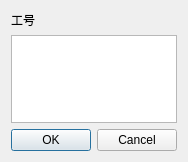
<?xml version="1.0" encoding="UTF-8"?>
<ui version="4.0">
 <class>Dialogfind</class>
 <widget class="QDialog" name="Dialogfind">
  <property name="geometry">
   <rect>
    <x>0</x>
    <y>0</y>
    <width>176</width>
    <height>162</height>
   </rect>
  </property>
  <property name="windowTitle">
   <string>Dialog</string>
  </property>
  <layout class="QVBoxLayout" name="verticalLayout">
   <item>
    <widget class="QLabel" name="label">
     <property name="text">
      <string>工号</string>
     </property>
    </widget>
   </item>
   <item>
    <widget class="QTextEdit" name="textEditid"/>
   </item>
   <item>
    <widget class="QDialogButtonBox" name="buttonBox">
     <property name="orientation">
      <enum>Qt::Horizontal</enum>
     </property>
     <property name="standardButtons">
      <set>QDialogButtonBox::Cancel|QDialogButtonBox::Ok</set>
     </property>
    </widget>
   </item>
  </layout>
 </widget>
 <resources/>
 <connections>
  <connection>
   <sender>buttonBox</sender>
   <signal>accepted()</signal>
   <receiver>Dialogfind</receiver>
   <slot>accept()</slot>
   <hints>
    <hint type="sourcelabel">
     <x>248</x>
     <y>254</y>
    </hint>
    <hint type="destinationlabel">
     <x>157</x>
     <y>274</y>
    </hint>
   </hints>
  </connection>
  <connection>
   <sender>buttonBox</sender>
   <signal>rejected()</signal>
   <receiver>Dialogfind</receiver>
   <slot>reject()</slot>
   <hints>
    <hint type="sourcelabel">
     <x>316</x>
     <y>260</y>
    </hint>
    <hint type="destinationlabel">
     <x>286</x>
     <y>274</y>
    </hint>
   </hints>
  </connection>
 </connections>
</ui>
